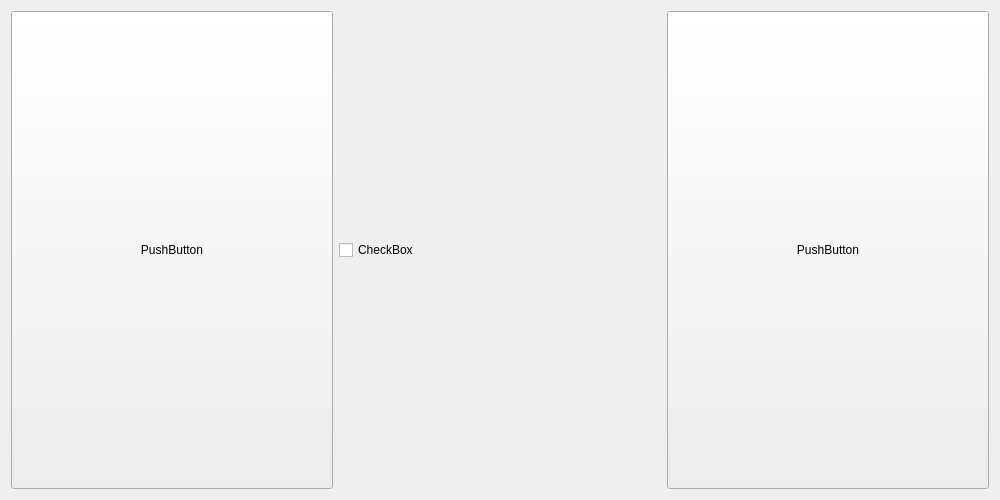
<?xml version="1.0" encoding="UTF-8"?>
<ui version="4.0">
 <class>Widget_Test</class>
 <widget class="QWidget" name="AccVis">
  <property name="geometry">
   <rect>
    <x>0</x>
    <y>0</y>
    <width>1000</width>
    <height>500</height>
   </rect>
  </property>
  <property name="sizePolicy">
   <sizepolicy hsizetype="Preferred" vsizetype="Preferred">
    <horstretch>0</horstretch>
    <verstretch>0</verstretch>
   </sizepolicy>
  </property>
  <property name="windowTitle">
   <string>AccVis</string>
  </property>
  <property name="toolTip">
   <string>before</string>
  </property>
  <layout class="QGridLayout" name="gridLayout">
   <item row="0" column="0">
    <widget class="QPushButton" name="pushButton">
     <property name="sizePolicy">
      <sizepolicy hsizetype="Minimum" vsizetype="Expanding">
       <horstretch>0</horstretch>
       <verstretch>0</verstretch>
      </sizepolicy>
     </property>
     <property name="text">
      <string>PushButton</string>
     </property>
    </widget>
   </item>
   <item row="0" column="1">
    <widget class="QCheckBox" name="checkBox">
     <property name="text">
      <string>CheckBox</string>
     </property>
    </widget>
   </item>
   <item row="0" column="2">
    <widget class="QPushButton" name="pushButton_2">
     <property name="sizePolicy">
      <sizepolicy hsizetype="Minimum" vsizetype="Expanding">
       <horstretch>0</horstretch>
       <verstretch>0</verstretch>
      </sizepolicy>
     </property>
     <property name="text">
      <string>PushButton</string>
     </property>
    </widget>
   </item>
  </layout>
 </widget>
 <resources/>
 <connections/>
</ui>
